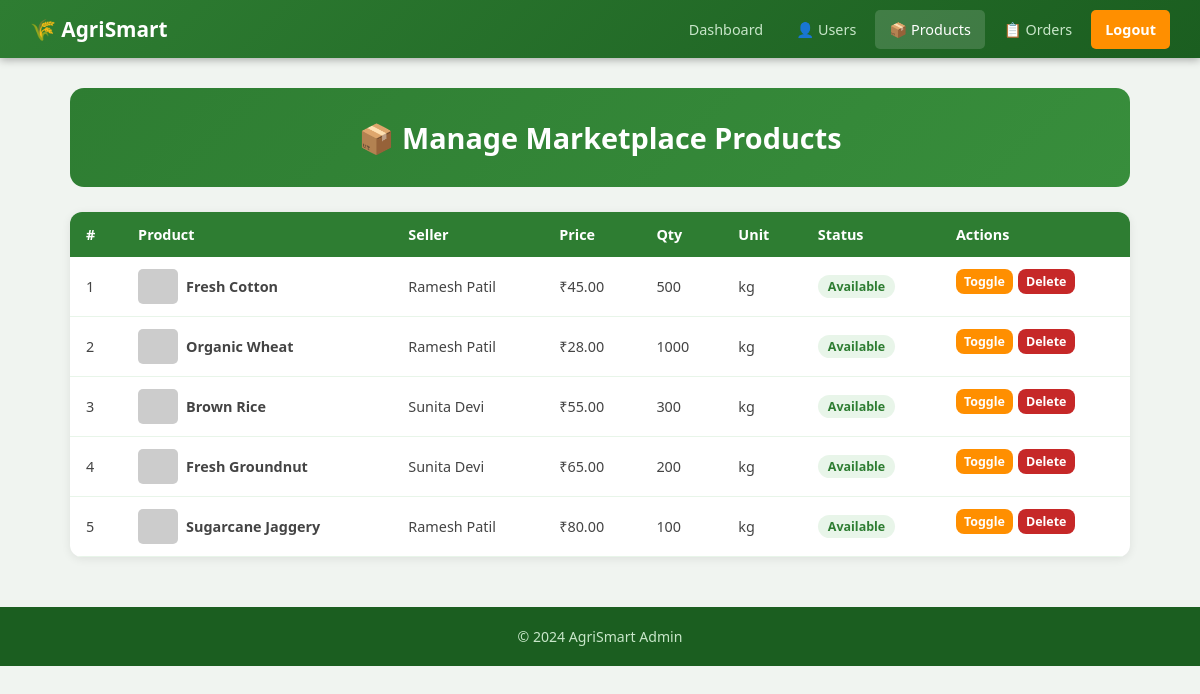
Screenshot of /admin/manage_products.php (signed in) with the database file from the repository.
### tables this page shows
CREATE TABLE products (
    id INT AUTO_INCREMENT PRIMARY KEY,
    user_id INT NOT NULL,
    product_name VARCHAR(100) NOT NULL,
    description TEXT,
    price DECIMAL(10,2) NOT NULL,
    quantity INT DEFAULT 1,
    unit VARCHAR(20) DEFAULT 'kg',
    image VARCHAR(255) DEFAULT 'https://via.placeholder.com/200?text=Product',
    status ENUM('available','sold_out') DEFAULT 'available',
    created_at TIMESTAMP DEFAULT CURRENT_TIMESTAMP,
    FOREIGN KEY (user_id) REFERENCES users(id)
);

CREATE TABLE users (
    id INT AUTO_INCREMENT PRIMARY KEY,
    name VARCHAR(100) NOT NULL,
    email VARCHAR(100) UNIQUE NOT NULL,
    password VARCHAR(255) NOT NULL,
    phone VARCHAR(15),
    role ENUM('farmer','buyer','admin') DEFAULT 'farmer',
    created_at TIMESTAMP DEFAULT CURRENT_TIMESTAMP
);

### db.php (called while the page is built, shortened)
<?php
function safeQuery($conn, $sql) {
    $result = mysqli_query($conn, $sql);
    return $result;
}
?>

### admin/manage_products.php (the view, shortened to what this page needs)
<?php
include '../db.php';
?>
<!DOCTYPE html>
<html lang="en">
<head>
    <link rel="stylesheet" href="../style.css">
</head>
<body>
<nav>
    <a href="../index.php" class="brand">🌾 AgriSmart</a>
    <div class="nav-links">
        <a href="dashboard.php">Dashboard</a>
        <a href="manage_users.php">👤 Users</a>
        <a href="manage_products.php" class="active">📦 Products</a>
        <a href="view_orders.php">📋 Orders</a>
        <a href="../logout.php" class="btn-nav">Logout</a>
    </div>
</nav>
<div class="container">
    <div class="page-header"><h1>📦 Manage Marketplace Products</h1></div>
    <div class="table-wrap">
        <table>
            <thead><tr><th>#</th><th>Product</th><th>Seller</th><th>Price</th><th>Qty</th><th>Unit</th><th>Status</th><th>Actions</th></tr></thead>
            <tbody>
            <?php
            $res = safeQuery($conn, "SELECT p.*, u.name AS seller FROM products p JOIN users u ON p.user_id=u.id ORDER BY p.created_at DESC");
            $i = 1;
            while ($row = mysqli_fetch_assoc($res)):
            ?>
            <tr>
                <td><?= $i++ ?></td>
                <td>
                    <div style="display:flex;align-items:center;gap:8px;">
                        <img src="<?= $row['image'] ?>" style="width:40px;height:35px;object-fit:cover;border-radius:5px;">
                        <strong><?= htmlspecialchars($row['product_name']) ?></strong>
                    </div>
                </td>
                <td><?= htmlspecialchars($row['seller']) ?></td>
                <td>₹<?= number_format($row['price'], 2) ?></td>
                <td><?= $row['quantity'] ?></td>
                <td><?= $row['unit'] ?></td>
                <td>
                    <span class="badge <?= $row['status']=='available' ? 'badge-green' : 'badge-red' ?>">
                        <?= ucfirst(str_replace('_',' ',$row['status'])) ?>
                    </span>
                </td>
                <td style="display:flex;gap:5px;flex-wrap:wrap;">
                    <a href="manage_products.php?toggle=<?= $row['id'] ?>" class="btn btn-orange" style="padding:4px 8px;font-size:0.78rem;">Toggle</a>
                    <a href="manage_products.php?delete=<?= $row['id'] ?>" class="btn btn-red" style="padding:4px 8px;font-size:0.78rem;"
                       onclick="return confirm('Delete?')">Delete</a>
                </td>
            </tr>
            <?php endwhile; ?>
            </tbody>
        </table>
    </div>
</div>
<footer><p>&copy; 2024 AgriSmart Admin</p></footer>
</body>
</html>

### style.css (style rules this page uses)
* { margin: 0; padding: 0; box-sizing: border-box; }
body { font-family: 'Segoe UI', Tahoma, Geneva, Verdana, sans-serif; background: #f0f4f0; color: #2d3a2d; }
nav { background: linear-gradient(135deg, #2e7d32, #1b5e20); padding: 0 30px; display: flex; align-items: center; justify-content: space-between; box-shadow: 0 2px 8px rgba(0,0,0,0.3); position: sticky; top: 0; z-index: 100; }
nav .brand { color: #fff; font-size: 1.3rem; font-weight: 700; text-decoration: none; padding: 15px 0; display: flex; align-items: center; gap: 8px; }
nav .nav-links { display: flex; gap: 5px; flex-wrap: wrap; }
nav a { color: #c8e6c9; text-decoration: none; padding: 10px 14px; border-radius: 5px; font-size: 0.9rem; transition: background 0.2s, color 0.2s; display: inline-block; }
nav a:hover, nav a.active { background: rgba(255,255,255,0.15); color: #fff; }
nav a.btn-nav { background: #ff8f00; color: #fff; font-weight: 600; }
.container { max-width: 1100px; margin: 30px auto; padding: 0 20px; }
.btn { display: inline-block; padding: 11px 22px; border-radius: 8px; font-size: 0.95rem; font-weight: 600; cursor: pointer; text-decoration: none; border: none; transition: background 0.2s, transform 0.1s; }
.btn-orange { background: #ff8f00; color: #fff; }
.btn-red { background: #c62828; color: #fff; }
.table-wrap { overflow-x: auto; background: #fff; border-radius: 12px; box-shadow: 0 2px 10px rgba(0,0,0,0.08); }
table { width: 100%; border-collapse: collapse; }
thead th { background: #2e7d32; color: #fff; padding: 13px 16px; text-align: left; font-size: 0.9rem; }
tbody tr { border-bottom: 1px solid #e8f5e9; }
tbody td { padding: 12px 16px; font-size: 0.9rem; color: #444; }
.badge { display: inline-block; padding: 3px 10px; border-radius: 20px; font-size: 0.78rem; font-weight: 600; }
.badge-green { background: #e8f5e9; color: #2e7d32; }
.page-header { background: linear-gradient(135deg, #2e7d32, #388e3c); color: white; padding: 30px; border-radius: 14px; margin-bottom: 25px; text-align: center; }
.page-header h1 { font-size: 1.8rem; }
footer { background: #1b5e20; color: #c8e6c9; text-align: center; padding: 20px; margin-top: 50px; font-size: 0.88rem; }

### rows the page displays
products: product_name "Fresh Cotton", user.name "Ramesh Patil", price "45.00", quantity "500", unit "kg", status "Available"
products: product_name "Organic Wheat", user.name "Ramesh Patil", price "28.00", quantity "1000", unit "kg", status "Available"
products: product_name "Brown Rice", user.name "Sunita Devi", price "55.00", quantity "300", unit "kg", status "Available"
products: product_name "Fresh Groundnut", user.name "Sunita Devi", price "65.00", quantity "200", unit "kg", status "Available"
products: product_name "Sugarcane Jaggery", user.name "Ramesh Patil", price "80.00", quantity "100", unit "kg", status "Available"
